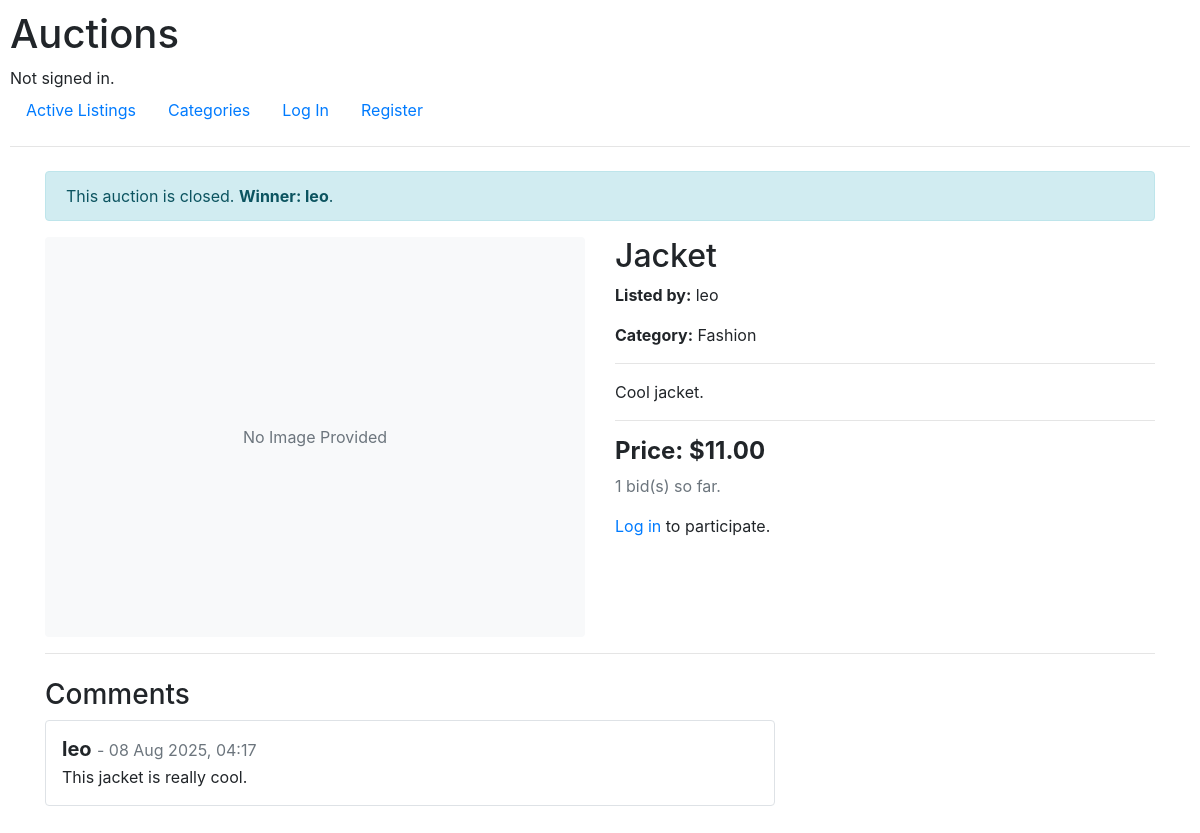
/listing/1, run on the app's committed database.
### auctions/models.py (models this page shows, shortened)
class Listing(models.Model):
    title = models.CharField(max_length=64)
    description = models.TextField()
    starting_bid = models.DecimalField(max_digits=10, decimal_places=2)
    image_url = models.URLField(blank=True, null=True)
    category = models.ForeignKey(Category, on_delete=models.SET_NULL, null=True, blank=True, related_name="listings")
    creator = models.ForeignKey(User, on_delete=models.CASCADE, related_name="listings_created")
    is_active = models.BooleanField(default=True)
    created_at = models.DateTimeField(auto_now_add=True)
    watchlist = models.ManyToManyField(User, blank=True, related_name="watched_listings")
    winner = models.ForeignKey(User, on_delete=models.SET_NULL, null=True, blank=True, related_name="won_listings")

class User(AbstractUser):
    pass

class Category(models.Model):
    name = models.CharField(max_length=64)

class Bid(models.Model):
    amount = models.DecimalField(max_digits=10, decimal_places=2)
    bidder = models.ForeignKey(User, on_delete=models.CASCADE, related_name="bids")
    listing = models.ForeignKey(Listing, on_delete=models.CASCADE, related_name="bids")
    created_at = models.DateTimeField(auto_now_add=True)

class Comment(models.Model):
    text = models.TextField()
    author = models.ForeignKey(User, on_delete=models.CASCADE, related_name="comments")
    listing = models.ForeignKey(Listing, on_delete=models.CASCADE, related_name="comments")
    created_at = models.DateTimeField(auto_now_add=True)

### auctions/views.py (the view, shortened to what this page needs)
# urls.py: path("listing/<int:listing_id>", views.listing_page, name="listing_page"),
def listing_page(request, listing_id):
    listing = get_object_or_404(Listing, pk=listing_id)
    is_on_watchlist = request.user.is_authenticated and request.user in listing.watchlist.all()
    comments = listing.comments.all().order_by('-created_at') # Pega os comentários
    highest_bid = listing.bids.order_by('-amount').first()
    current_price = highest_bid.amount if highest_bid else listing.starting_bid
    return render(request, "auctions/listing.html", {
        "listing": listing,
        "is_on_watchlist": is_on_watchlist,
        "current_price": current_price,
        "comments": comments
    })

### auctions/templates/auctions/listing.html (shortened to what this page needs)
{% extends "auctions/layout.html" %}
{% block body %}
    <div class="container my-4">
        {% if not listing.is_active %}
            <div class="alert alert-info" role="alert">
                This auction is closed.
                {% if listing.winner %}
                    <strong>Winner: {{ listing.winner.username }}</strong>.
                {% else %}
                    No winner was declared.
                {% endif %}
            </div>
        {% endif %}
        <div class="row">
            <div class="col-md-6">
                {% if listing.image_url %}
                    <img src="{{ listing.image_url }}" alt="{{ listing.title }}" class="img-fluid rounded">
                {% else %}
                    <div class="d-flex align-items-center justify-content-center bg-light rounded" style="height: 400px;"><span class="text-muted">No Image Provided</span></div>
                {% endif %}
            </div>
            <div class="col-md-6">
                <h2>{{ listing.title }}</h2>
                <p><strong>Listed by:</strong> {{ listing.creator.username }}</p>
                <p><strong>Category:</strong> {{ listing.category.name|default:"No Category" }}</p>
                <hr>
                <p>{{ listing.description }}</p>
                <hr>
                <h4 class="font-weight-bold">Price: ${{ current_price }}</h4>
                <p class="text-muted">{{ listing.bids.count }} bid(s) so far.</p>
                {% if user.is_authenticated %}
                    {% if listing.is_active %}
                        {% if is_on_watchlist %}
                            <a href="{% url 'remove_watchlist' listing.id %}" class="btn btn-sm btn-warning mb-3">Remove from Watchlist</a>
                        {% else %}
                            <a href="{% url 'add_watchlist' listing.id %}" class="btn btn-sm btn-primary mb-3">Add to Watchlist</a>
                        {% endif %}
                        {% if user != listing.creator %}
                        <form action="{% url 'listing_page' listing.id %}" method="post" class="mb-3">
                            {% csrf_token %}
                            <label for="bid_amount">Place a Bid:</label>
                            <div class="input-group">
                                <div class="input-group-prepend"><span class="input-group-text">$</span></div>
                                <input type="number" name="bid_amount" class="form-control" step="0.01" min="0" placeholder="{{ current_price }}" required>
                            </div>
                            <button type="submit" name="submit_bid" class="btn btn-success mt-2">Bid</button>
                        </form>
                        {% endif %}
                        {% if user == listing.creator %}
                        <form action="{% url 'close_auction' listing.id %}" method="post">
                            {% csrf_token %}
                            <button type="submit" class="btn btn-danger">Close Auction</button>
                        </form>
                        {% endif %}
                    {% endif %}
                {% else %}
                    <p class="mt-3"><a href="{% url 'login' %}">Log in</a> to participate.</p>
                {% endif %}
            </div>
        </div>
        <hr>
        <div class="row mt-4">
            <div class="col-md-8">
                <h3>Comments</h3>
                <ul class="list-unstyled">
                    {% for comment in comments %}
                    <li class="media mb-3">
                        <div class="media-body border rounded p-3">
                            <h5 class="mt-0 mb-1"><strong>{{ comment.author.username }}</strong> <small class="text-muted">- {{ comment.created_at|date:"d M Y, H:i" }}</small></h5>
                            {{ comment.text }}
                        </div>
                    </li>
                    {% empty %}
                    <p>No comments yet.</p>
                    {% endfor %}
                </ul>
            </div>
        </div>
    </div>
{% endblock %}

### auctions/static/auctions/styles.css (style rules this page uses)
body { padding: 10px; }

### data on the page
Listing: winner.username "leo", title "Jacket", creator.username "leo", category.name "Fashion", description "Cool jacket.", bids.count "1"
Bid: amount "11.00"
Comment: author.username "leo", created_at "08 Aug 2025, 04:17", text "This jacket is really cool."
